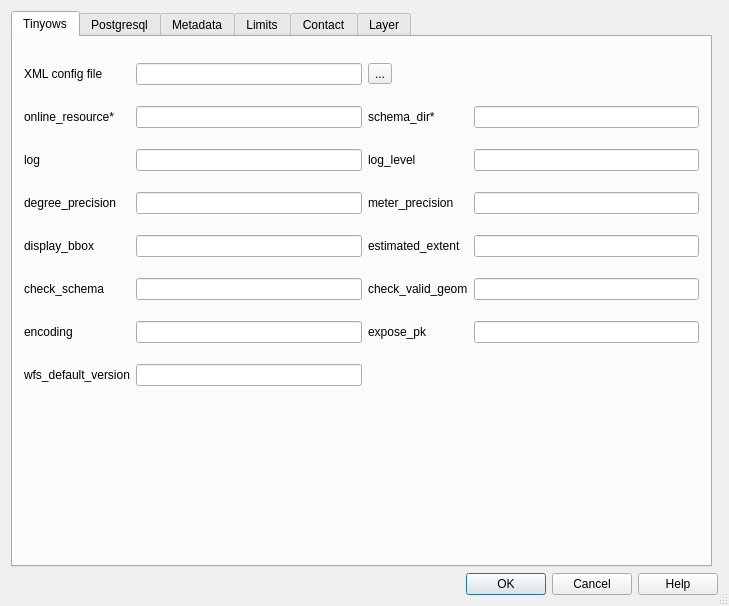
<?xml version="1.0" encoding="UTF-8"?>
<ui version="4.0">
 <author>Gary Sherman</author>
 <class>TinyowsXmlGenerator</class>
 <widget class="QDialog" name="TinyowsXmlGenerator">
  <property name="geometry">
   <rect>
    <x>0</x>
    <y>0</y>
    <width>729</width>
    <height>606</height>
   </rect>
  </property>
  <property name="windowTitle">
   <string>TinyOws XML Generator</string>
  </property>
  <property name="sizeGripEnabled">
   <bool>true</bool>
  </property>
  <layout class="QGridLayout" name="gridLayout">
   <item row="2" column="0" colspan="2">
    <widget class="QDialogButtonBox" name="buttonBox">
     <property name="standardButtons">
      <set>QDialogButtonBox::Cancel|QDialogButtonBox::Help|QDialogButtonBox::Ok</set>
     </property>
    </widget>
   </item>
   <item row="1" column="0">
    <widget class="QTabWidget" name="tabWidget">
     <property name="sizePolicy">
      <sizepolicy hsizetype="Expanding" vsizetype="Expanding">
       <horstretch>0</horstretch>
       <verstretch>0</verstretch>
      </sizepolicy>
     </property>
     <property name="currentIndex">
      <number>0</number>
     </property>
     <widget class="QWidget" name="tab">
      <attribute name="title">
       <string>Tinyows</string>
      </attribute>
      <layout class="QGridLayout" name="gridLayout_3">
       <item row="1" column="2">
        <widget class="QLabel" name="label_5">
         <property name="text">
          <string>schema_dir*</string>
         </property>
        </widget>
       </item>
       <item row="6" column="2">
        <widget class="QLabel" name="label_15">
         <property name="text">
          <string>expose_pk</string>
         </property>
        </widget>
       </item>
       <item row="1" column="0">
        <widget class="QLabel" name="label_4">
         <property name="text">
          <string>online_resource*</string>
         </property>
        </widget>
       </item>
       <item row="2" column="3">
        <widget class="QLineEdit" name="txtTinyowsLogLevel_2"/>
       </item>
       <item row="1" column="1">
        <widget class="QLineEdit" name="txtTinyowsOnlineResource"/>
       </item>
       <item row="2" column="1">
        <widget class="QLineEdit" name="txtTinyowsLog"/>
       </item>
       <item row="0" column="1">
        <widget class="QLineEdit" name="txtXmlConfigFilePath">
         <property name="toolTip">
          <string>Name for the map file to be created from the QGIS project file</string>
         </property>
         <property name="text">
          <string notr="true"/>
         </property>
        </widget>
       </item>
       <item row="5" column="3">
        <widget class="QLineEdit" name="txtTinyowsCheckValidGeom"/>
       </item>
       <item row="5" column="1">
        <widget class="QLineEdit" name="txtTinyowsCheckSchema"/>
       </item>
       <item row="3" column="2">
        <widget class="QLabel" name="label_9">
         <property name="text">
          <string>meter_precision</string>
         </property>
        </widget>
       </item>
       <item row="4" column="3">
        <widget class="QLineEdit" name="txtTinyowsEstimatedExtent"/>
       </item>
       <item row="3" column="3">
        <widget class="QLineEdit" name="txtTinyowsMeterPrecision"/>
       </item>
       <item row="2" column="2">
        <widget class="QLabel" name="txtTinyowsLogLevel">
         <property name="text">
          <string>log_level</string>
         </property>
        </widget>
       </item>
       <item row="3" column="1">
        <widget class="QLineEdit" name="txtTinyowsDegreePrecision"/>
       </item>
       <item row="6" column="3">
        <widget class="QLineEdit" name="txtTinyowsExposePk"/>
       </item>
       <item row="5" column="0">
        <widget class="QLabel" name="label_12">
         <property name="text">
          <string>check_schema</string>
         </property>
        </widget>
       </item>
       <item row="6" column="1">
        <widget class="QLineEdit" name="txtTinyowsEncoding"/>
       </item>
       <item row="7" column="0">
        <widget class="QLabel" name="label_16">
         <property name="text">
          <string>wfs_default_version</string>
         </property>
        </widget>
       </item>
       <item row="6" column="0">
        <widget class="QLabel" name="label_14">
         <property name="text">
          <string>encoding</string>
         </property>
        </widget>
       </item>
       <item row="4" column="2">
        <widget class="QLabel" name="label_11">
         <property name="text">
          <string>estimated_extent</string>
         </property>
        </widget>
       </item>
       <item row="2" column="0">
        <widget class="QLabel" name="label_6">
         <property name="text">
          <string>log</string>
         </property>
        </widget>
       </item>
       <item row="0" column="0">
        <widget class="QLabel" name="label">
         <property name="text">
          <string>XML config file</string>
         </property>
         <property name="buddy">
          <cstring>txtXmlConfigFilePath</cstring>
         </property>
        </widget>
       </item>
       <item row="1" column="3">
        <widget class="QLineEdit" name="txtTinyowsSchemaDir"/>
       </item>
       <item row="3" column="0">
        <widget class="QLabel" name="label_8">
         <property name="text">
          <string>degree_precision</string>
         </property>
        </widget>
       </item>
       <item row="4" column="0">
        <widget class="QLabel" name="label_10">
         <property name="text">
          <string>display_bbox</string>
         </property>
        </widget>
       </item>
       <item row="5" column="2">
        <widget class="QLabel" name="label_13">
         <property name="text">
          <string>check_valid_geom</string>
         </property>
        </widget>
       </item>
       <item row="7" column="1">
        <widget class="QLineEdit" name="txtTinyowsWfsDefaultVersion"/>
       </item>
       <item row="4" column="1">
        <widget class="QLineEdit" name="txtTinyowsDisplayBbox"/>
       </item>
       <item row="0" column="2">
        <widget class="QToolButton" name="btnChooseFile">
         <property name="text">
          <string>...</string>
         </property>
        </widget>
       </item>
       <item row="8" column="1">
        <spacer name="verticalSpacer_2">
         <property name="orientation">
          <enum>Qt::Vertical</enum>
         </property>
         <property name="sizeType">
          <enum>QSizePolicy::Fixed</enum>
         </property>
         <property name="sizeHint" stdset="0">
          <size>
           <width>20</width>
           <height>150</height>
          </size>
         </property>
        </spacer>
       </item>
      </layout>
     </widget>
     <widget class="QWidget" name="tab_2">
      <attribute name="title">
       <string>Postgresql</string>
      </attribute>
      <layout class="QGridLayout" name="gridLayout_7">
       <item row="1" column="1">
        <widget class="QLineEdit" name="txtPostgresPassword"/>
       </item>
       <item row="0" column="3">
        <widget class="QLineEdit" name="txtPostgresUser"/>
       </item>
       <item row="3" column="0" colspan="3">
        <spacer name="verticalSpacer_3">
         <property name="orientation">
          <enum>Qt::Vertical</enum>
         </property>
         <property name="sizeType">
          <enum>QSizePolicy::Fixed</enum>
         </property>
         <property name="sizeHint" stdset="0">
          <size>
           <width>20</width>
           <height>300</height>
          </size>
         </property>
        </spacer>
       </item>
       <item row="0" column="0">
        <widget class="QLabel" name="label_2">
         <property name="text">
          <string>host</string>
         </property>
        </widget>
       </item>
       <item row="1" column="3">
        <widget class="QLineEdit" name="txtPostgresDbname"/>
       </item>
       <item row="1" column="2">
        <widget class="QLabel" name="label_17">
         <property name="text">
          <string>dbname</string>
         </property>
        </widget>
       </item>
       <item row="1" column="0">
        <widget class="QLabel" name="label_7">
         <property name="text">
          <string>password</string>
         </property>
        </widget>
       </item>
       <item row="0" column="2">
        <widget class="QLabel" name="label_3">
         <property name="text">
          <string>user</string>
         </property>
        </widget>
       </item>
       <item row="0" column="1">
        <widget class="QLineEdit" name="txtPostgresHost"/>
       </item>
       <item row="2" column="0">
        <widget class="QLabel" name="label_18">
         <property name="text">
          <string>port</string>
         </property>
        </widget>
       </item>
       <item row="2" column="2">
        <widget class="QLabel" name="label_19">
         <property name="text">
          <string>encoding</string>
         </property>
        </widget>
       </item>
       <item row="2" column="1">
        <widget class="QLineEdit" name="txtPostgresPort"/>
       </item>
       <item row="2" column="3">
        <widget class="QLineEdit" name="txtPostgresEncoding"/>
       </item>
      </layout>
     </widget>
     <widget class="QWidget" name="tab_3">
      <attribute name="title">
       <string>Metadata</string>
      </attribute>
      <layout class="QGridLayout" name="gridLayout_8">
       <item row="5" column="1">
        <widget class="QLineEdit" name="txtMetadataAccessConstraints"/>
       </item>
       <item row="5" column="0">
        <widget class="QLabel" name="label_24">
         <property name="text">
          <string>access_constraints</string>
         </property>
        </widget>
       </item>
       <item row="3" column="1">
        <widget class="QLineEdit" name="txtMetadataName"/>
       </item>
       <item row="3" column="3">
        <widget class="QLineEdit" name="txtMetadataTitle"/>
       </item>
       <item row="4" column="0">
        <widget class="QLabel" name="label_22">
         <property name="text">
          <string>keywords</string>
         </property>
        </widget>
       </item>
       <item row="4" column="1">
        <widget class="QLineEdit" name="txtMetadataKeywords"/>
       </item>
       <item row="4" column="2">
        <widget class="QLabel" name="label_23">
         <property name="text">
          <string>fees</string>
         </property>
        </widget>
       </item>
       <item row="4" column="3">
        <widget class="QLineEdit" name="txtMetadataFees"/>
       </item>
       <item row="3" column="0">
        <widget class="QLabel" name="label_20">
         <property name="text">
          <string>name*</string>
         </property>
        </widget>
       </item>
       <item row="3" column="2">
        <widget class="QLabel" name="label_21">
         <property name="text">
          <string>title*</string>
         </property>
        </widget>
       </item>
       <item row="6" column="1">
        <spacer name="verticalSpacer">
         <property name="orientation">
          <enum>Qt::Vertical</enum>
         </property>
         <property name="sizeType">
          <enum>QSizePolicy::Fixed</enum>
         </property>
         <property name="sizeHint" stdset="0">
          <size>
           <width>20</width>
           <height>300</height>
          </size>
         </property>
        </spacer>
       </item>
      </layout>
     </widget>
     <widget class="QWidget" name="tab_4">
      <attribute name="title">
       <string>Limits</string>
      </attribute>
      <layout class="QGridLayout" name="gridLayout_8">
       <item row="3" column="1">
        <widget class="QLineEdit" name="txtLimitsFeatures"/>
       </item>
       <item row="3" column="3">
        <widget class="QLineEdit" name="txtLimitsGeobbox"/>
       </item>
       <item row="4" column="1">
        <spacer name="verticalSpacer">
         <property name="orientation">
          <enum>Qt::Vertical</enum>
         </property>
         <property name="sizeType">
          <enum>QSizePolicy::Fixed</enum>
         </property>
         <property name="sizeHint" stdset="0">
          <size>
           <width>20</width>
           <height>400</height>
          </size>
         </property>
        </spacer>
       </item>
       <item row="3" column="0">
        <widget class="QLabel" name="features">
         <property name="text">
          <string>features</string>
         </property>
        </widget>
       </item>
       <item row="3" column="2">
        <widget class="QLabel" name="label_21">
         <property name="text">
          <string>geobbox</string>
         </property>
        </widget>
       </item>
      </layout>
     </widget>
     <widget class="QWidget" name="tab_5">
      <attribute name="title">
       <string>Contact</string>
      </attribute>
      <layout class="QGridLayout" name="gridLayout_3">
       <item row="6" column="3">
        <widget class="QLineEdit" name="txtContactHoursOfService"/>
       </item>
       <item row="6" column="1">
        <widget class="QLineEdit" name="txtContactCountry"/>
       </item>
       <item row="3" column="1">
        <widget class="QLineEdit" name="txtContactFax"/>
       </item>
       <item row="4" column="2">
        <widget class="QLabel" name="label_13">
         <property name="text">
          <string>postcode</string>
         </property>
        </widget>
       </item>
       <item row="8" column="1">
        <spacer name="verticalSpacer_2">
         <property name="orientation">
          <enum>Qt::Vertical</enum>
         </property>
         <property name="sizeType">
          <enum>QSizePolicy::Fixed</enum>
         </property>
         <property name="sizeHint" stdset="0">
          <size>
           <width>20</width>
           <height>170</height>
          </size>
         </property>
        </spacer>
       </item>
       <item row="7" column="1">
        <widget class="QLineEdit" name="txtContactContactInstructions"/>
       </item>
       <item row="7" column="0">
        <widget class="QLabel" name="label_26">
         <property name="text">
          <string>contact_instructions</string>
         </property>
        </widget>
       </item>
       <item row="2" column="0">
        <widget class="QLabel" name="label_8">
         <property name="text">
          <string>position</string>
         </property>
        </widget>
       </item>
       <item row="4" column="3">
        <widget class="QLineEdit" name="txtContactPostcode"/>
       </item>
       <item row="1" column="3">
        <widget class="QLineEdit" name="txtContactIndividualName"/>
       </item>
       <item row="0" column="0">
        <widget class="QLabel" name="label_4">
         <property name="text">
          <string>name*</string>
         </property>
        </widget>
       </item>
       <item row="3" column="3">
        <widget class="QLineEdit" name="txtContactOnlineResource"/>
       </item>
       <item row="5" column="3">
        <widget class="QLineEdit" name="txtContactAdministrativeArea"/>
       </item>
       <item row="6" column="0">
        <widget class="QLabel" name="label_16">
         <property name="text">
          <string>country</string>
         </property>
        </widget>
       </item>
       <item row="3" column="2">
        <widget class="QLabel" name="label_11">
         <property name="text">
          <string>online_resource</string>
         </property>
        </widget>
       </item>
       <item row="1" column="0">
        <widget class="QLabel" name="label_6">
         <property name="text">
          <string>email*</string>
         </property>
        </widget>
       </item>
       <item row="2" column="1">
        <widget class="QLineEdit" name="txtContactPosition"/>
       </item>
       <item row="4" column="1">
        <widget class="QLineEdit" name="txtContactAddress"/>
       </item>
       <item row="1" column="2">
        <widget class="QLabel" name="txtTinyowsLogLevel">
         <property name="text">
          <string>individual_name</string>
         </property>
        </widget>
       </item>
       <item row="5" column="2">
        <widget class="QLabel" name="label_15">
         <property name="text">
          <string>administrative_area</string>
         </property>
        </widget>
       </item>
       <item row="1" column="1">
        <widget class="QLineEdit" name="txtContactEmail"/>
       </item>
       <item row="3" column="0">
        <widget class="QLabel" name="label_10">
         <property name="text">
          <string>fax</string>
         </property>
        </widget>
       </item>
       <item row="5" column="0">
        <widget class="QLabel" name="label_14">
         <property name="text">
          <string>city</string>
         </property>
        </widget>
       </item>
       <item row="0" column="1">
        <widget class="QLineEdit" name="txtContactName"/>
       </item>
       <item row="2" column="3">
        <widget class="QLineEdit" name="txtContactPosition_2"/>
       </item>
       <item row="4" column="0">
        <widget class="QLabel" name="label_12">
         <property name="text">
          <string>address</string>
         </property>
        </widget>
       </item>
       <item row="5" column="1">
        <widget class="QLineEdit" name="txtContactCity"/>
       </item>
       <item row="2" column="2">
        <widget class="QLabel" name="label_9">
         <property name="text">
          <string>phone</string>
         </property>
        </widget>
       </item>
       <item row="0" column="2">
        <widget class="QLabel" name="label_5">
         <property name="text">
          <string>site*</string>
         </property>
        </widget>
       </item>
       <item row="0" column="3">
        <widget class="QLineEdit" name="txtContactSite"/>
       </item>
       <item row="6" column="2">
        <widget class="QLabel" name="label_25">
         <property name="text">
          <string>hours_of_service</string>
         </property>
        </widget>
       </item>
      </layout>
     </widget>
     <widget class="QWidget" name="tab_6">
      <attribute name="title">
       <string>Layer</string>
      </attribute>
      <layout class="QGridLayout" name="gridLayout_3">
       <item row="6" column="3">
        <widget class="QLineEdit" name="txtContactHoursOfService"/>
       </item>
       <item row="6" column="1">
        <widget class="QLineEdit" name="txtContactCountry"/>
       </item>
       <item row="3" column="1">
        <widget class="QLineEdit" name="txtContactFax"/>
       </item>
       <item row="4" column="2">
        <widget class="QLabel" name="label_13">
         <property name="text">
          <string>postcode</string>
         </property>
        </widget>
       </item>
       <item row="8" column="1">
        <spacer name="verticalSpacer_2">
         <property name="orientation">
          <enum>Qt::Vertical</enum>
         </property>
         <property name="sizeType">
          <enum>QSizePolicy::Fixed</enum>
         </property>
         <property name="sizeHint" stdset="0">
          <size>
           <width>20</width>
           <height>170</height>
          </size>
         </property>
        </spacer>
       </item>
       <item row="7" column="1">
        <widget class="QLineEdit" name="txtContactContactInstructions"/>
       </item>
       <item row="7" column="0">
        <widget class="QLabel" name="label_26">
         <property name="text">
          <string>contact_instructions</string>
         </property>
        </widget>
       </item>
       <item row="2" column="0">
        <widget class="QLabel" name="label_8">
         <property name="text">
          <string>position</string>
         </property>
        </widget>
       </item>
       <item row="4" column="3">
        <widget class="QLineEdit" name="txtContactPostcode"/>
       </item>
       <item row="1" column="3">
        <widget class="QLineEdit" name="txtContactIndividualName"/>
       </item>
       <item row="0" column="0">
        <widget class="QLabel" name="label_4">
         <property name="text">
          <string>name*</string>
         </property>
        </widget>
       </item>
       <item row="3" column="3">
        <widget class="QLineEdit" name="txtContactOnlineResource"/>
       </item>
       <item row="5" column="3">
        <widget class="QLineEdit" name="txtContactAdministrativeArea"/>
       </item>
       <item row="6" column="0">
        <widget class="QLabel" name="label_16">
         <property name="text">
          <string>country</string>
         </property>
        </widget>
       </item>
       <item row="3" column="2">
        <widget class="QLabel" name="label_11">
         <property name="text">
          <string>online_resource</string>
         </property>
        </widget>
       </item>
       <item row="1" column="0">
        <widget class="QLabel" name="label_6">
         <property name="text">
          <string>email*</string>
         </property>
        </widget>
       </item>
       <item row="2" column="1">
        <widget class="QLineEdit" name="txtContactPosition"/>
       </item>
       <item row="4" column="1">
        <widget class="QLineEdit" name="txtContactAddress"/>
       </item>
       <item row="1" column="2">
        <widget class="QLabel" name="txtTinyowsLogLevel">
         <property name="text">
          <string>individual_name</string>
         </property>
        </widget>
       </item>
       <item row="5" column="2">
        <widget class="QLabel" name="label_15">
         <property name="text">
          <string>administrative_area</string>
         </property>
        </widget>
       </item>
       <item row="1" column="1">
        <widget class="QLineEdit" name="txtContactEmail"/>
       </item>
       <item row="3" column="0">
        <widget class="QLabel" name="label_10">
         <property name="text">
          <string>fax</string>
         </property>
        </widget>
       </item>
       <item row="5" column="0">
        <widget class="QLabel" name="label_14">
         <property name="text">
          <string>city</string>
         </property>
        </widget>
       </item>
       <item row="0" column="1">
        <widget class="QLineEdit" name="txtContactName"/>
       </item>
       <item row="2" column="3">
        <widget class="QLineEdit" name="txtContactPosition_2"/>
       </item>
       <item row="4" column="0">
        <widget class="QLabel" name="label_12">
         <property name="text">
          <string>address</string>
         </property>
        </widget>
       </item>
       <item row="5" column="1">
        <widget class="QLineEdit" name="txtContactCity"/>
       </item>
       <item row="2" column="2">
        <widget class="QLabel" name="label_9">
         <property name="text">
          <string>phone</string>
         </property>
        </widget>
       </item>
       <item row="0" column="2">
        <widget class="QLabel" name="label_5">
         <property name="text">
          <string>site*</string>
         </property>
        </widget>
       </item>
       <item row="0" column="3">
        <widget class="QLineEdit" name="txtContactSite"/>
       </item>
       <item row="6" column="2">
        <widget class="QLabel" name="label_25">
         <property name="text">
          <string>hours_of_service</string>
         </property>
        </widget>
       </item>
      </layout>
     </widget>
    </widget>
   </item>
  </layout>
 </widget>
 <layoutdefault spacing="6" margin="11"/>
 <pixmapfunction>qPixmapFromMimeSource</pixmapfunction>
 <tabstops>
  <tabstop>txtXmlConfigFilePath</tabstop>
  <tabstop>txtTinyowsOnlineResource</tabstop>
  <tabstop>txtTinyowsSchemaDir</tabstop>
  <tabstop>txtTinyowsLog</tabstop>
  <tabstop>txtTinyowsLogLevel_2</tabstop>
  <tabstop>txtTinyowsDegreePrecision</tabstop>
  <tabstop>txtTinyowsMeterPrecision</tabstop>
  <tabstop>txtTinyowsDisplayBbox</tabstop>
  <tabstop>txtTinyowsEstimatedExtent</tabstop>
  <tabstop>txtTinyowsCheckSchema</tabstop>
  <tabstop>txtTinyowsCheckValidGeom</tabstop>
  <tabstop>txtTinyowsEncoding</tabstop>
  <tabstop>txtTinyowsExposePk</tabstop>
  <tabstop>txtTinyowsWfsDefaultVersion</tabstop>
  <tabstop>txtPostgresHost</tabstop>
  <tabstop>txtPostgresUser</tabstop>
  <tabstop>txtPostgresPassword</tabstop>
  <tabstop>txtPostgresDbname</tabstop>
  <tabstop>txtPostgresPort</tabstop>
  <tabstop>txtPostgresEncoding</tabstop>
  <tabstop>txtMetadataName</tabstop>
  <tabstop>txtMetadataTitle</tabstop>
  <tabstop>txtMetadataKeywords</tabstop>
  <tabstop>txtMetadataFees</tabstop>
  <tabstop>txtMetadataAccessConstraints</tabstop>
  <tabstop>txtLimitsFeatures</tabstop>
  <tabstop>txtLimitsGeobbox</tabstop>
  <tabstop>txtContactName</tabstop>
  <tabstop>txtContactSite</tabstop>
  <tabstop>txtContactEmail</tabstop>
  <tabstop>txtContactIndividualName</tabstop>
  <tabstop>txtContactPosition</tabstop>
  <tabstop>txtContactPosition_2</tabstop>
  <tabstop>txtContactFax</tabstop>
  <tabstop>txtContactOnlineResource</tabstop>
  <tabstop>txtContactAddress</tabstop>
  <tabstop>txtContactPostcode</tabstop>
  <tabstop>txtContactCity</tabstop>
  <tabstop>txtContactAdministrativeArea</tabstop>
  <tabstop>txtContactCountry</tabstop>
  <tabstop>txtContactHoursOfService</tabstop>
  <tabstop>txtContactContactInstructions</tabstop>
  <tabstop>txtContactName</tabstop>
  <tabstop>txtContactSite</tabstop>
  <tabstop>txtContactEmail</tabstop>
  <tabstop>txtContactIndividualName</tabstop>
  <tabstop>txtContactPosition</tabstop>
  <tabstop>txtContactPosition_2</tabstop>
  <tabstop>txtContactFax</tabstop>
  <tabstop>txtContactOnlineResource</tabstop>
  <tabstop>txtContactAddress</tabstop>
  <tabstop>txtContactPostcode</tabstop>
  <tabstop>txtContactCity</tabstop>
  <tabstop>txtContactAdministrativeArea</tabstop>
  <tabstop>txtContactCountry</tabstop>
  <tabstop>txtContactHoursOfService</tabstop>
  <tabstop>txtContactContactInstructions</tabstop>
  <tabstop>tabWidget</tabstop>
  <tabstop>btnChooseFile</tabstop>
 </tabstops>
 <resources/>
 <connections>
  <connection>
   <sender>buttonBox</sender>
   <signal>rejected()</signal>
   <receiver>TinyowsXmlGenerator</receiver>
   <slot>reject()</slot>
   <hints>
    <hint type="sourcelabel">
     <x>453</x>
     <y>429</y>
    </hint>
    <hint type="destinationlabel">
     <x>240</x>
     <y>223</y>
    </hint>
   </hints>
  </connection>
  <connection>
   <sender>buttonBox</sender>
   <signal>accepted()</signal>
   <receiver>TinyowsXmlGenerator</receiver>
   <slot>accept()</slot>
   <hints>
    <hint type="sourcelabel">
     <x>537</x>
     <y>429</y>
    </hint>
    <hint type="destinationlabel">
     <x>597</x>
     <y>210</y>
    </hint>
   </hints>
  </connection>
 </connections>
</ui>
